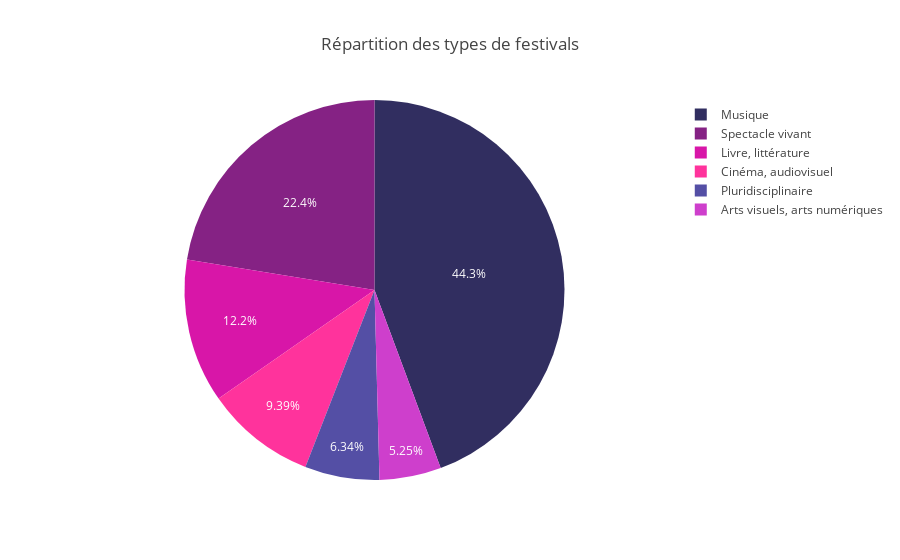

Here is the notebook cell this chart was saved with:
### Code cell
df_festival = pd.read_csv('../source/data/festivals_nettoye.csv', sep =';')

domtom = [
    "Guadeloupe",
    "Guyane",
    "La Réunion",
    "Martinique",
    "Mayotte",
    "Nouvelle-Calédonie",
    "Polynésie française",
    "Saint-Barthélemy",
    "Saint-Pierre-et-Miquelon"
]

df_festival['Région principale de déroulement'] = df_festival['Région principale de déroulement'].replace(domtom, "Territoires et départements d'outre-mer")
df_plot = df_festival['Discipline dominante'].value_counts().reset_index()
df_plot.columns = ['Discipline dominante', 'Nombre de festivals']

# Création du camembert
fig = px.pie(
    df_plot,
    names='Discipline dominante',
    values='Nombre de festivals',
    title="Répartition des types de festivals",
    color_discrete_sequence=["#312E60", "#852284", "#D816A8", "#FF339C"]
)
fig.show()
st.plotly_chart(fig)

### Figure 1 — Plotly figure (JSON) as saved in the notebook; plotly's stock layout.template omitted (floating-point values rounded to 4 significant figures)
{"data": [{"domain": {"x": [0, 1], "y": [0, 1]}, "hovertemplate": "Discipline dominante=%{label}<br>Nombre de festivals=%{value}<extra></extra>", "labels": ["Musique", "Spectacle vivant", "Livre, littérature", "Cinéma, audiovisuel", "Pluridisciplinaire", "Arts visuels, arts numériques"], "legendgroup": "", "name": "", "showlegend": true, "type": "pie", "values": [3229, 1634, 892, 684, 462, 382]}], "layout": {"legend": {"tracegroupgap": 0}, "piecolorway": ["#312E60", "#852284", "#D816A8", "#FF339C"], "title": {"text": "Répartition des types de festivals"}}}
